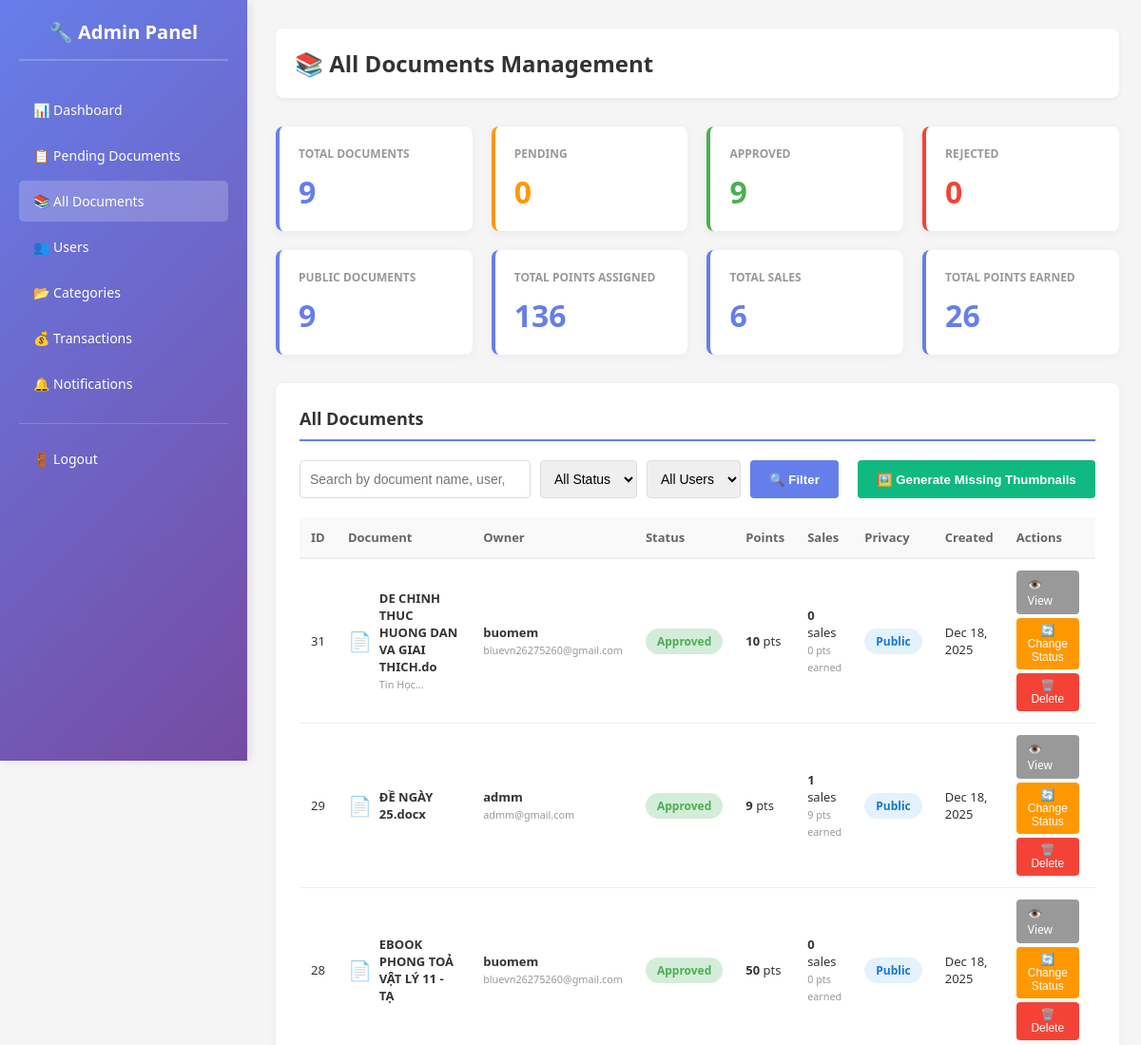
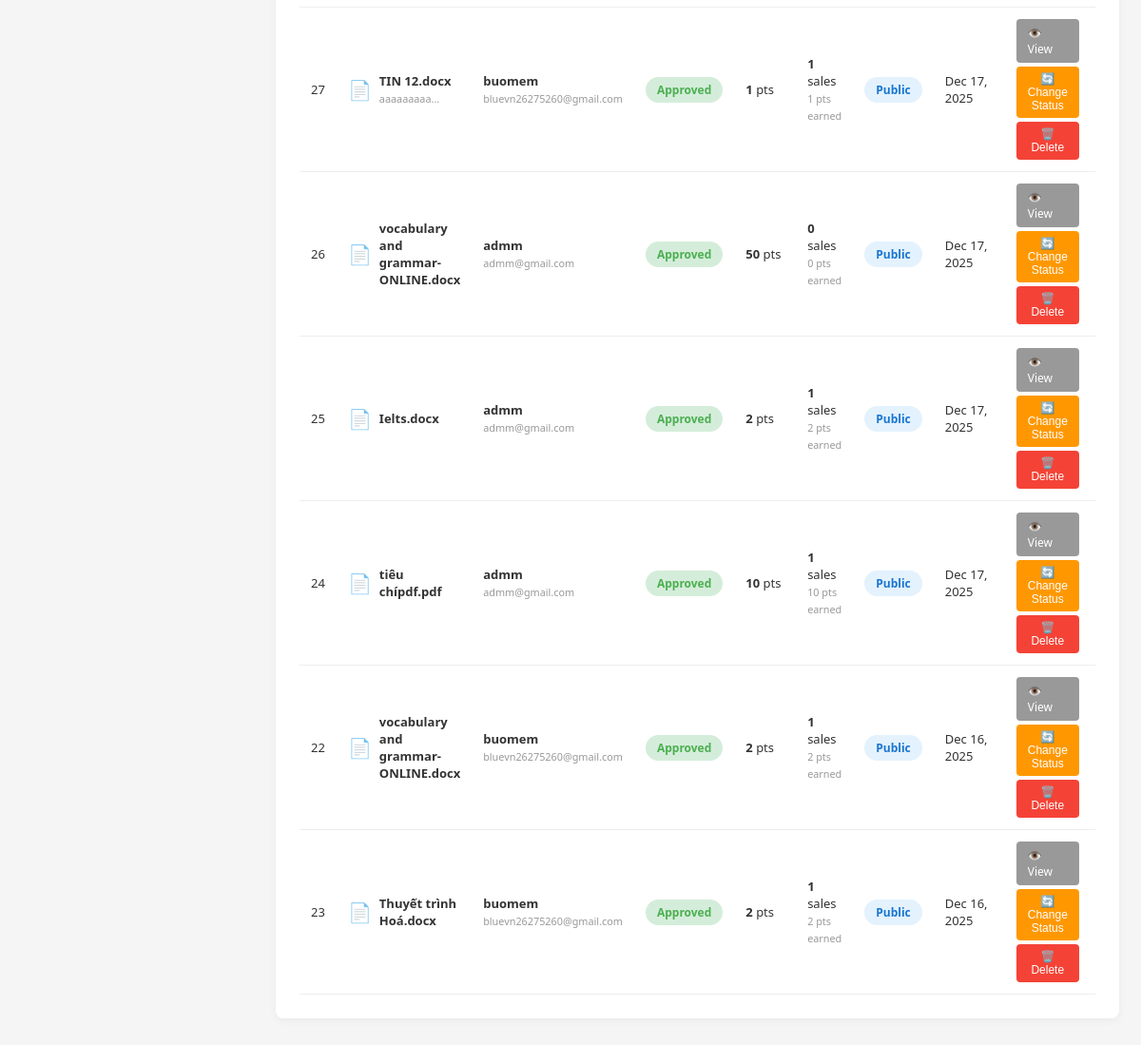
Page /admin/all-documents.php (signed in) on the committed database (2 pictures, top to bottom).
### tables this page shows
CREATE TABLE `documents` (
  `id` int NOT NULL,
  `user_id` int NOT NULL,
  `original_name` varchar(255) NOT NULL,
  `file_name` varchar(255) NOT NULL,
  `description` text,
  `created_at` timestamp NULL DEFAULT CURRENT_TIMESTAMP,
  `is_public` tinyint(1) DEFAULT '1',
  `status` enum('pending','approved','rejected') DEFAULT 'pending',
  `views` int DEFAULT '0',
  `downloads` int DEFAULT '0',
  `admin_points` int DEFAULT '0',
  `user_price` int DEFAULT '0'
);

CREATE TABLE `users` (
  `id` int NOT NULL,
  `username` varchar(50) NOT NULL,
  `email` varchar(100) NOT NULL,
  `role` enum('user','admin') DEFAULT 'user',
  `password` varchar(255) NOT NULL,
  `created_at` timestamp NULL DEFAULT CURRENT_TIMESTAMP,
  `verified_documents_count` int DEFAULT '0'
);

### admin/all-documents.php (the view, shortened to what this page needs)
<?php
require_once __DIR__ . '/../config/points.php';
$search = isset($_GET['search']) ? mysqli_real_escape_string($conn, $_GET['search']) : '';
$status_filter = isset($_GET['status']) ? mysqli_real_escape_string($conn, $_GET['status']) : 'all';
$user_filter = isset($_GET['user']) ? intval($_GET['user']) : 0;
$page = isset($_GET['page']) ? intval($_GET['page']) : 1;
$per_page = 20;
$offset = ($page - 1) * $per_page;
$where_clauses = [];
$where_sql = !empty($where_clauses) ? 'WHERE ' . implode(' AND ', $where_clauses) : '';
$documents_query = "
    SELECT d.*,
           u.username, u.email,
           dp.admin_points as assigned_points,
           aa.reviewed_by, aa.reviewed_at, aa.rejection_reason,
           (SELECT COUNT(*) FROM document_sales WHERE document_id=d.id) as sales_count,
           (SELECT SUM(points_paid) FROM document_sales WHERE document_id=d.id) as total_earned
    FROM documents d
    LEFT JOIN users u ON d.user_id = u.id
    LEFT JOIN docs_points dp ON d.id = dp.document_id
    LEFT JOIN admin_approvals aa ON d.id = aa.document_id
    $where_sql
    ORDER BY d.created_at DESC
    LIMIT $per_page OFFSET $offset
";
$documents = mysqli_query($conn, $documents_query);
$stats = mysqli_fetch_assoc(mysqli_query($conn, "
    SELECT
        COUNT(*) as total_documents,
        SUM(CASE WHEN status='pending' THEN 1 ELSE 0 END) as pending_count,
        SUM(CASE WHEN status='approved' THEN 1 ELSE 0 END) as approved_count,
        SUM(CASE WHEN status='rejected' THEN 1 ELSE 0 END) as rejected_count,
        SUM(CASE WHEN is_public=1 THEN 1 ELSE 0 END) as public_count,
        SUM(CASE WHEN is_public=0 THEN 1 ELSE 0 END) as private_count,
        SUM(admin_points) as total_points_assigned,
        (SELECT COUNT(*) FROM document_sales) as total_sales,
        (SELECT SUM(points_paid) FROM document_sales) as total_points_earned
    FROM documents
"));
?>
<!DOCTYPE html>
<html lang="en">
<head>
</head>
<body>
    <div class="admin-container">
        <?php include __DIR__ . '/../includes/admin-sidebar.php'; ?>
        <div class="admin-content">
            <div class="admin-header">
                <h1>📚 All Documents Management</h1>
            </div>
            <div class="stats-grid">
                <div class="stat-card">
                    <h3>Total Documents</h3>
                    <div class="value"><?= number_format($stats['total_documents']) ?></div>
                </div>
                <div class="stat-card pending">
                    <h3>Pending</h3>
                    <div class="value"><?= number_format($stats['pending_count']) ?></div>
                </div>
                <div class="stat-card approved">
                    <h3>Approved</h3>
                    <div class="value"><?= number_format($stats['approved_count']) ?></div>
                </div>
                <div class="stat-card rejected">
                    <h3>Rejected</h3>
                    <div class="value"><?= number_format($stats['rejected_count']) ?></div>
                </div>
                <div class="stat-card">
                    <h3>Public Documents</h3>
                    <div class="value"><?= number_format($stats['public_count']) ?></div>
                </div>
                <div class="stat-card">
                    <h3>Total Points Assigned</h3>
                    <div class="value"><?= number_format($stats['total_points_assigned']) ?></div>
                </div>
                <div class="stat-card">
                    <h3>Total Sales</h3>
                    <div class="value"><?= number_format($stats['total_sales']) ?></div>
                </div>
                <div class="stat-card">
                    <h3>Total Points Earned</h3>
                    <div class="value"><?= number_format($stats['total_points_earned'] ?? 0) ?></div>
                </div>
            </div>
            <div class="content-section">
                <h2>All Documents</h2>
                <form method="GET" class="filter-bar">
                    <input type="search" name="search" placeholder="Search by document name, user, or description..." value="<?= htmlspecialchars($search) ?>">
                    <select name="status">
                        <option value="all" <?= $status_filter === 'all' ? 'selected' : '' ?>>All Status</option>
                    </select>
                    <select name="user">
                        <option value="0" <?= $user_filter === 0 ? 'selected' : '' ?>>All Users</option>
                    </select>
                    <button type="submit">🔍 Filter</button>
                    <button type="button" onclick="openBatchThumbnailModal()" style="padding: 10px 20px; background: #10b981; color: white; border: none; border-radius: 4px; cursor: pointer; margin-left: 10px;">
                        🖼️ Generate Missing Thumbnails
                    </button>
                </form>
                <?php if(mysqli_num_rows($documents) > 0): ?>
                    <table class="data-table">
                        <thead>
                            <tr>
                                <th>ID</th>
                                <th>Document</th>
                                <th>Owner</th>
                                <th>Status</th>
                                <th>Points</th>
                                <th>Sales</th>
                                <th>Privacy</th>
                                <th>Created</th>
                                <th>Actions</th>
                            </tr>
                        </thead>
                        <tbody>
                            <?php while($doc = mysqli_fetch_assoc($documents)):
                                $ext = strtolower(pathinfo($doc['file_name'], PATHINFO_EXTENSION));
                                $icon_map = [
                                    'pdf' => '📄', 'doc' => '📄', 'docx' => '📄',
                                    'txt' => '📝', 'xlsx' => '📊', 'ppt' => '🎬',
                                    'jpg' => '🖼️', 'png' => '🖼️', 'jpeg' => '🖼️',
                                    'zip' => '🗂️', 'rar' => '🗂️'
                                ];
                                $icon = $icon_map[$ext] ?? '📁';
                            ?>
                                <tr>
                                    <td><?= $doc['id'] ?></td>
                                    <td>
                                        <div style="display: flex; align-items: center; gap: 8px;">
                                            <span style="font-size: 20px;"><?= $icon ?></span>
                                            <div>
                                                <strong><?= htmlspecialchars(substr($doc['original_name'], 0, 40)) ?></strong>
                                                <?php if($doc['description']): ?>
                                                    <br><small style="color: #999;"><?= htmlspecialchars(substr($doc['description'], 0, 50)) ?>...</small>
                                                <?php endif; ?>
                                            </div>
                                        </div>
                                    </td>
                                    <td>
                                        <strong><?= htmlspecialchars($doc['username'] ?? 'Unknown') ?></strong>
                                        <br><small style="color: #999;"><?= htmlspecialchars($doc['email'] ?? '') ?></small>
                                    </td>
                                    <td>
                                        <span class="badge badge-<?= $doc['status'] ?>">
                                            <?= ucfirst($doc['status']) ?>
                                        </span>
                                    </td>
                                    <td>
                                        <?php if($doc['status'] === 'approved'): ?>
                                            <strong><?= number_format($doc['admin_points'] ?? $doc['assigned_points'] ?? 0) ?></strong> pts
                                        <?php else: ?>
                                            <span style="color: #999;">-</span>
                                        <?php endif; ?>
                                    </td>
                                    <td>
                                        <?php if($doc['status'] === 'approved'): ?>
                                            <strong><?= $doc['sales_count'] ?? 0 ?></strong> sales
                                            <br><small style="color: #999;"><?= number_format($doc['total_earned'] ?? 0) ?> pts earned</small>
                                        <?php else: ?>
                                            <span style="color: #999;">-</span>
                                        <?php endif; ?>
                                    </td>
                                    <td>
                                        <span class="badge <?= $doc['is_public'] ? 'badge-public' : 'badge-private' ?>">
                                            <?= $doc['is_public'] ? 'Public' : 'Private' ?>
                                        </span>
                                    </td>
                                    <td><?= date('M d, Y', strtotime($doc['created_at'])) ?></td>
                                    <td>
                                        <div style="display: flex; flex-direction: column; gap: 4px;">
                                            <a href="../view.php?id=<?= $doc['id'] ?>" target="_blank" class="action-btn action-btn-secondary">👁️ View</a>
                                            <?php if($doc['status'] === 'pending'): ?>
                                                <button class="action-btn action-btn-success" onclick="openApproveModal(<?= $doc['id'] ?>, '<?= addslashes(htmlspecialchars($doc['original_name'])) ?>')">✓ Approve</button>
                                                <button class="action-btn action-btn-warning" onclick="openRejectModal(<?= $doc['id'] ?>)">✗ Reject</button>
                                            <?php elseif($doc['status'] === 'approved'): ?>
                                                <button class="action-btn action-btn-warning" onclick="openChangeStatusModal(<?= $doc['id'] ?>, '<?= $doc['status'] ?>')">🔄 Change Status</button>
                                            <?php endif; ?>
                                            <button class="action-btn action-btn-danger" onclick="deleteDocument(<?= $doc['id'] ?>, '<?= addslashes(htmlspecialchars($doc['original_name'])) ?>')">🗑️ Delete</button>
                                        </div>
                                    </td>
                                </tr>
                            <?php endwhile; ?>
                        </tbody>
                    </table>
                <?php else: ?>
                    <div style="text-align: center; padding: 40px; color: #999;">No documents found</div>
                <?php endif; ?>
            </div>
        </div>
    </div>
</body>
</html>

### admin/all-documents.php (style rules this page uses)
* { margin: 0; padding: 0; box-sizing: border-box; }
body { font-family: 'Segoe UI', Tahoma, Geneva, Verdana, sans-serif; background: #f5f5f5; color: #333; }
.admin-container { display: flex; min-height: 100vh; }
.admin-content { flex: 1; margin-left: 260px; padding: 30px; }
.admin-header { display: flex; justify-content: space-between; align-items: center; margin-bottom: 30px; background: white; padding: 20px; border-radius: 8px; box-shadow: 0 2px 5px rgba(0,0,0,0.05); }
.admin-header h1 { font-size: 24px; color: #333; }
.stats-grid { display: grid; grid-template-columns: repeat(auto-fit, minmax(200px, 1fr)); gap: 20px; margin-bottom: 30px; }
.stat-card { background: white; padding: 20px; border-radius: 8px; box-shadow: 0 2px 10px rgba(0,0,0,0.05); border-left: 4px solid #667eea; }
.stat-card h3 { font-size: 12px; color: #999; font-weight: 600; margin-bottom: 10px; text-transform: uppercase; }
.stat-card .value { font-size: 32px; font-weight: bold; color: #667eea; }
.stat-card.pending { border-left-color: #ff9800; }
.stat-card.pending .value { color: #ff9800; }
.stat-card.approved { border-left-color: #4caf50; }
.stat-card.approved .value { color: #4caf50; }
.stat-card.rejected { border-left-color: #f44336; }
.stat-card.rejected .value { color: #f44336; }
.content-section { background: white; padding: 25px; border-radius: 8px; box-shadow: 0 2px 10px rgba(0,0,0,0.05); margin-bottom: 30px; }
.content-section h2 { font-size: 18px; margin-bottom: 20px; color: #333; border-bottom: 2px solid #667eea; padding-bottom: 10px; }
.filter-bar { display: flex; gap: 10px; margin-bottom: 20px; flex-wrap: wrap; }
.filter-bar input, .filter-bar select { padding: 10px; border: 1px solid #ddd; border-radius: 4px; font-size: 14px; }
.filter-bar input[type="search"] { flex: 1; min-width: 200px; }
.filter-bar button { padding: 10px 20px; background: #667eea; color: white; border: none; border-radius: 4px; cursor: pointer; font-weight: 600; }
.data-table { width: 100%; border-collapse: collapse; margin-top: 15px; font-size: 13px; }
.data-table thead { background: #f9f9f9; }
.data-table th { padding: 12px; text-align: left; font-weight: 600; color: #666; border-bottom: 2px solid #eee; }
.data-table td { padding: 12px; border-bottom: 1px solid #eee; }
.badge { display: inline-block; padding: 5px 12px; border-radius: 20px; font-size: 12px; font-weight: 600; }
.badge-approved { background: #d4edda; color: #4caf50; }
.badge-public { background: #e3f2fd; color: #1976d2; }
.action-btn { padding: 6px 12px; margin-right: 5px; border: none; border-radius: 4px; cursor: pointer; font-size: 12px; text-decoration: none; transition: all 0.3s; display: inline-block; }
.action-btn-warning { background: #ff9800; color: white; }
.action-btn-danger { background: #f44336; color: white; }
.action-btn-secondary { background: #999; color: white; }

### rows in the picture
documents: id "31", file_name "📄", original_name "DE CHINH THUC HUONG DAN VA GIAI THICH.do", description "Tin Học", user.username "buomem", user.email "bluevn26275260@gmail.com", status "Approved", admin_points "10", sales_count "0", total_earned "0", is_public "Public", created_at "Dec 18, 2025"
documents: id "29", file_name "📄", original_name "ĐỀ NGÀY 25.docx", user.username "admm", user.email "admm@gmail.com", status "Approved", admin_points "9", sales_count "1", total_earned "9", is_public "Public", created_at "Dec 18, 2025"
documents: id "28", file_name "📄", original_name "EBOOK PHONG TOẢ VẬT LÝ 11 - TẠ", user.username "buomem", user.email "bluevn26275260@gmail.com", status "Approved", admin_points "50", sales_count "0", total_earned "0", is_public "Public", created_at "Dec 18, 2025"
documents: id "27", file_name "📄", original_name "TIN 12.docx", description "aaaaaaaaa", user.username "buomem", user.email "bluevn26275260@gmail.com", status "Approved", admin_points "1", sales_count "1", total_earned "1", is_public "Public", created_at "Dec 17, 2025"
documents: id "26", file_name "📄", original_name "vocabulary and grammar- ONLINE.docx", user.username "admm", user.email "admm@gmail.com", status "Approved", admin_points "50", sales_count "0", total_earned "0", is_public "Public", created_at "Dec 17, 2025"
documents: id "25", file_name "📄", original_name "Ielts.docx", user.username "admm", user.email "admm@gmail.com", status "Approved", admin_points "2", sales_count "1", total_earned "2", is_public "Public", created_at "Dec 17, 2025"
documents: id "24", file_name "📄", original_name "tiêu chípdf.pdf", user.username "admm", user.email "admm@gmail.com", status "Approved", admin_points "10", sales_count "1", total_earned "10", is_public "Public", created_at "Dec 17, 2025"
documents: id "22", file_name "📄", original_name "vocabulary and grammar- ONLINE.docx", user.username "buomem", user.email "bluevn26275260@gmail.com", status "Approved", admin_points "2", sales_count "1", total_earned "2", is_public "Public", created_at "Dec 16, 2025"
documents: id "23", file_name "📄", original_name "Thuyết trình Hoá.docx", user.username "buomem", user.email "bluevn26275260@gmail.com", status "Approved", admin_points "2", sales_count "1", total_earned "2", is_public "Public", created_at "Dec 16, 2025"

### other values in the picture
$stats['total_documents'] "9"
$stats['pending_count'] "0"
$stats['approved_count'] "9"
$stats['rejected_count'] "0"
$stats['public_count'] "9"
$stats['total_points_assigned'] "136"
$stats['total_sales'] "6"
$stats['total_points_earned'] "26"
